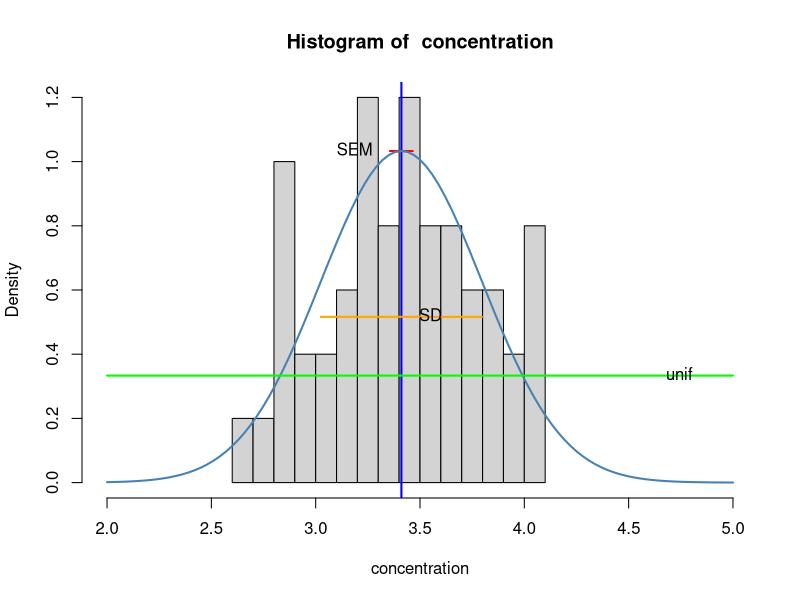
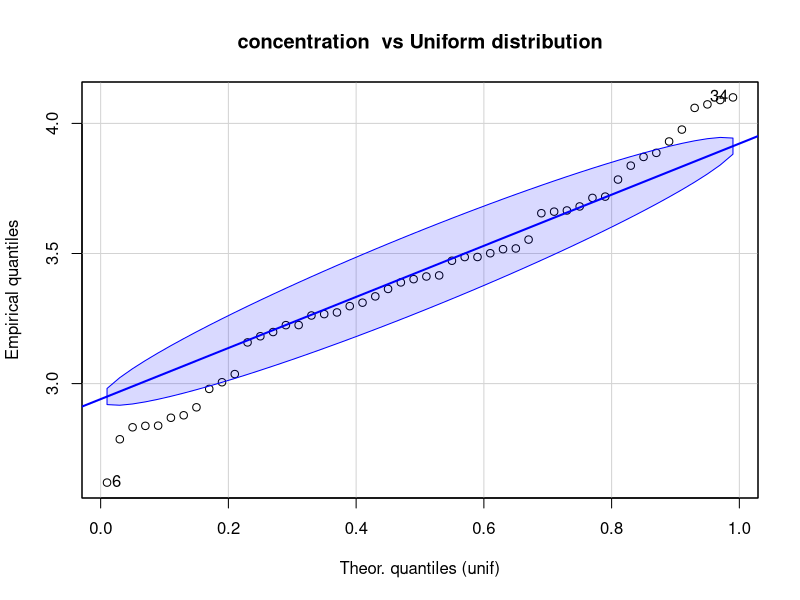
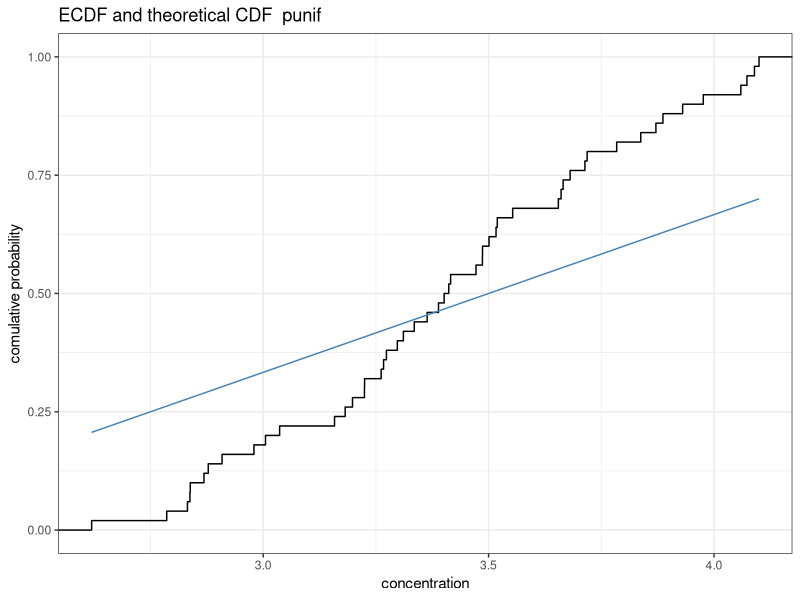
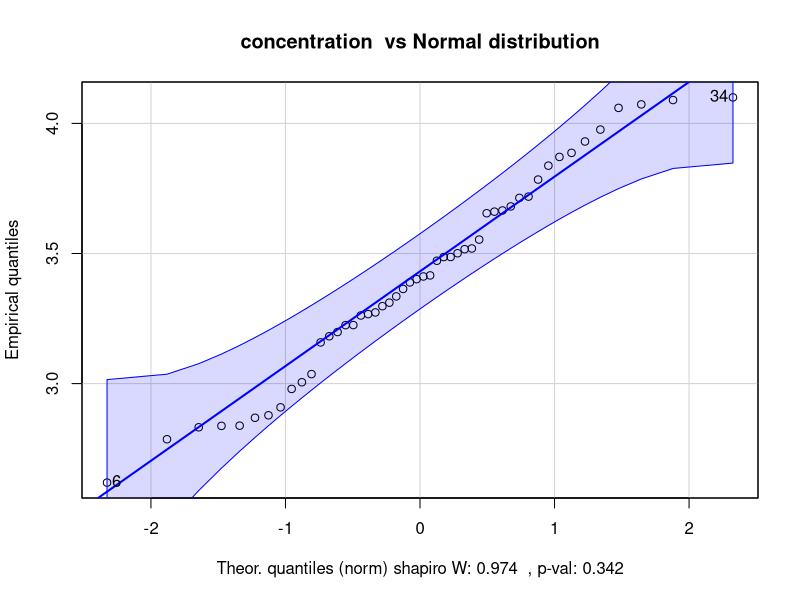
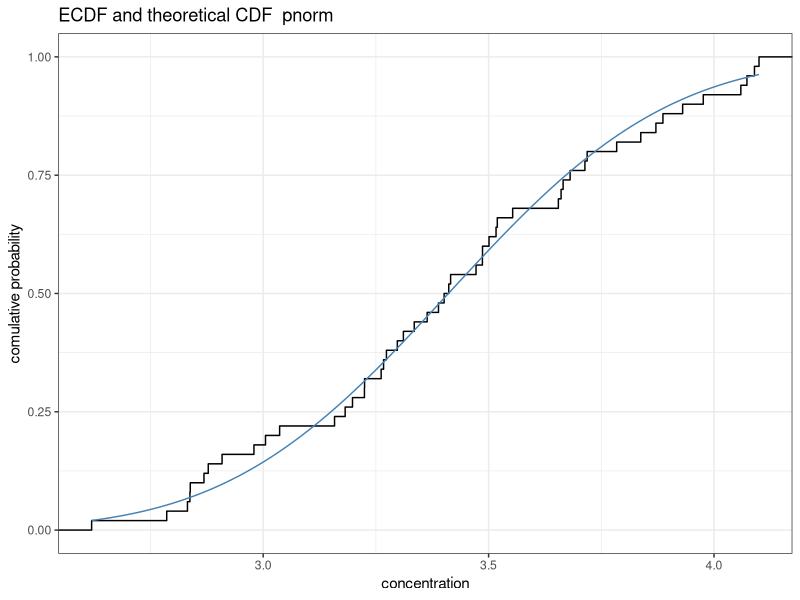
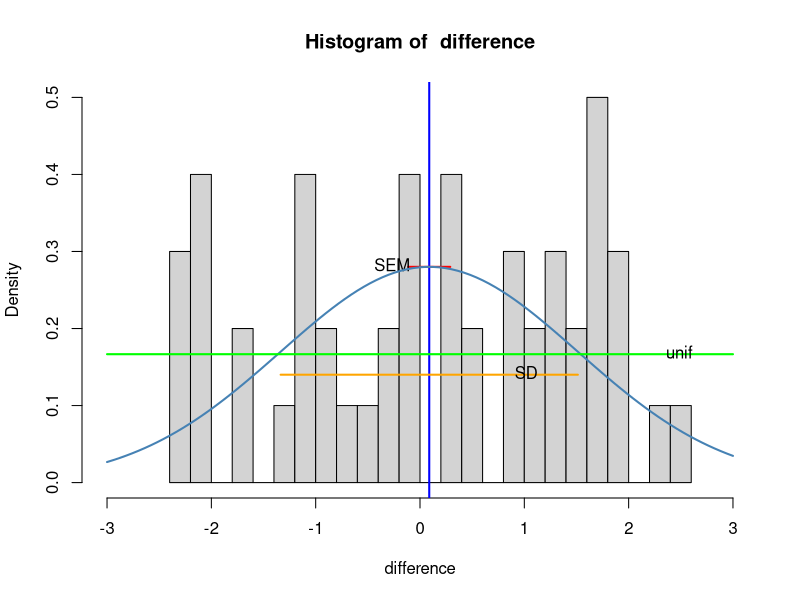
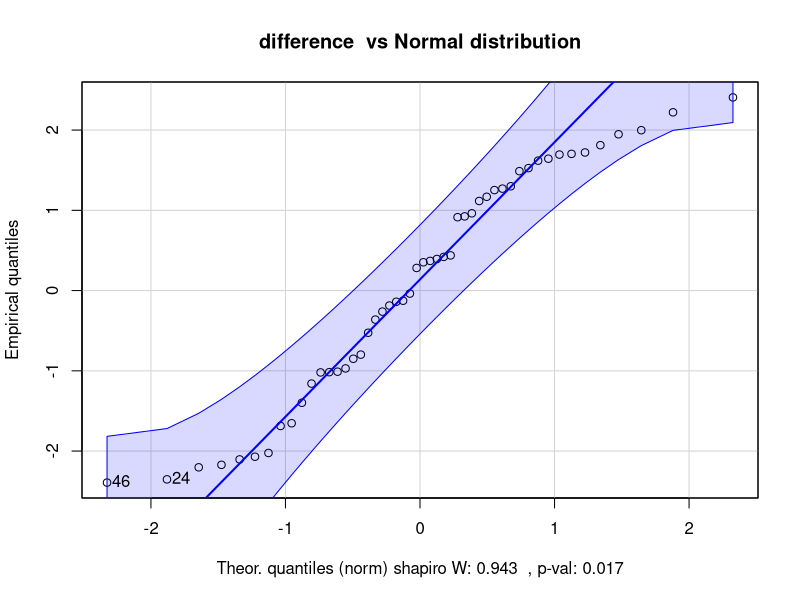
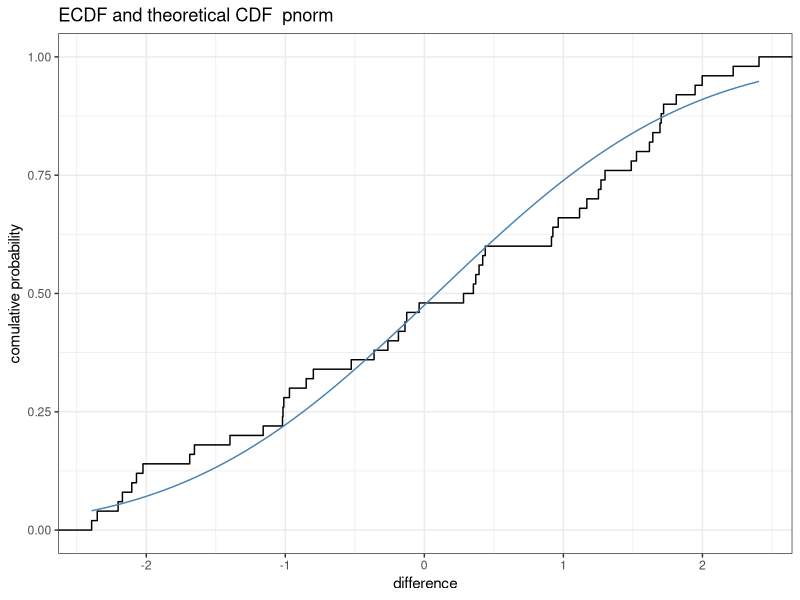

Reproduce these figures in R, in order.
#install.packages("MASS")
library("MASS")

#install.packages("car")
library("car")
library(ggplot2)

# 17.
fracture <- read.table("bone-fracture.csv", sep = ";", header = TRUE)


getMeanCI <- function(fdata) {
  mu <- mean(fdata)
  sd <- sd(fdata)
  n <- length(fdata)
  fi <- qnorm(0.975)
  
  ci.start <- mu - fi*sd/sqrt(n)
  ci.end <- mu + fi*sd/sqrt(n)
  return(c(ci.start, ci.end))
}

getBinCI <- function(p) {
  fi <- qnorm(0.975)
  n <- length(fdata)
  
  ci.start <- p - fi*sqrt(p*(1-p)/n)
  ci.end <- p + fi*sqrt(p*(1-p)/n)
  return(c(ci.start, ci.end))
}

histPlot <- function(fdata, desc) {
  #  def.par=par(no.readonly = T)
  #  layout.show(layout(matrix(c(1,1,2,3), nrow=2, ncol=2, byrow = TRUE)))
  
  dmin <- floor(min(fdata))
  dmax <- ceiling(max(fdata))
  size <- length(fdata)
  mu <- mean(fdata)
  
  sd <- sd(fdata)
  sem <- sd(fdata)/sqrt(size)
  maxD <- dnorm( mu, mean = mu, sd = sd)
  
  hist(fdata, freq = F, breaks = 20, xlab = desc, xlim = c(dmin, dmax), main = paste("Histogram of ", desc))
  abline(v = mu, lwd = 2, col = "blue")
  
  lines(c(mu - sem, mu + sem), c(maxD,maxD), lwd = 2, col = "red")
  text(mu + sem, maxD, "SEM", pos = 2, offset = 2)
  
  lines(c(mu - sd, mu + sd), c(maxD/2,maxD/2), lwd = 2, col = "orange")
  text(mu + sd, maxD/2, "SD", pos = 2, offset = 2)
  
  xseq=seq(dmin, dmax, (dmax-dmin)/100)
  lines(xseq, dnorm(xseq, mean = mu, sd = sd), lwd = 2, col = "steelblue")
  
  unif <- dunif(xseq, min = dmin, max = dmax)
  lines(xseq, unif, lwd = 2, col = "green")
  text(dmax, unif[1], "unif", pos = 2, offset = 2)
#  lines(xseq, dpois(xseq, lambda = round(mean(fdata))), lwd = 2, col = "red")
}

compNorm <- function(fdata, desc) {
  # another test of normality using the Shapiro-Wilk-Test
  shp.test <- shapiro.test(fdata)
  spw <- round(shp.test$statistic,3)
  spval <- round(shp.test$p.value,3)
  # W close to 1 and p-value < 0.05 means the data is not normaly distributed
  
  qqPlot(fdata, dist = "norm", main = paste(desc, " vs Normal distribution"), xlab = paste("Theor. quantiles (norm) shapiro W:", spw, " , p-val:", spval), ylab = "Empirical quantiles", envelope=.975)
}
# == qqnorm(fdata, pch = 1, frame = FALSE); qqline(fdata, col = "steelblue", lwd = 2)

compUnif <- function(fdata, desc) {
  qqPlot(fdata, dist = "unif", main = paste(desc, " vs Uniform distribution"), xlab = "Theor. quantiles (unif)", ylab = "Empirical quantiles", envelope=.975)
}

compExp <- function(fdata, desc) {
  qqPlot(fdata, dist = "exp", main = paste(desc, " vs Exponential distribution"), xlab = "Theor. quantiles (exp-distribution)", ylab = "Empirical quantiles", rate = 1/mean(fdata), envelope=.975)
}

compPois <- function(fdata, desc) {
  qqPlot(fdata, dist = "pois", main = paste(desc, " vs Poisson distribution"), xlab = "Theor. quantiles (poisson-distribution)", ylab = "Empirical quantiles", lambda = mean(fdata), envelope=.975)
}

#  qqPlot(fdata, dist = "t", main = paste(desc, " vs Student's T distribution"), xlab = "Theor. quantiles (t-distribution)", ylab = "Empirical quantiles", df = 49)

compCDF <- function(fdata, desc, distr, darg1, darg2=NULL) {
  distrName <- as.character(substitute(distr))
  
  #?ks.test(fdata, distrName, darg1, darg2)
  df <- data.frame(fdata)
  ed <- ecdf(df$fdata)
  p <- ggplot(aes(fdata), data = df) + stat_ecdf() + theme_bw() + stat_function(fun = distr, args = list(darg1, darg2), col="steelblue")
  p <- p + labs(title=paste("ECDF and theoretical CDF ", distrName)) + xlab(desc) + ylab("comulative probability")
#  maxdiffidx <- which.max(abs(ed(dd$fdata) - distr(df$fdata, darg1, darg2)))
#  maxdiffat <- df$fdata[maxdiffidx]
#  p <- p + geom_vline(xintercept=maxdiffat, lty=2, col="red")
  p
}

####################################

##  Concentration
fdata <- fracture$conc
desc <- "concentration"

#plot(density(fdata))
#lines(xseq, dnorm(xseq, mean = mean(fdata), sd = sd(fdata)), lwd = 2, col = "steelblue")

histPlot(fdata, desc)

compUnif(fdata, desc)
compCDF(fdata, desc, punif, floor(min(fdata)), ceiling(max(fdata)))

compNorm(fdata, desc)
compCDF(fdata, desc, pnorm, mean(fdata), sd(fdata))

# Conclusion: Normal Distribution with confidential interval for the mean or Lambda:
getMeanCI(fdata)

#compExp(fdata, desc)
#compCDF(fdata, desc, pexp, 1/mean(fdata))

##  Difference
fdata <- fracture$dif
desc <- "difference" 

histPlot(fdata, desc)

compNorm(fdata, desc)
compCDF(fdata, desc, pnorm, mean(fdata), sd(fdata))

compUnif(fdata, desc)
compCDF(fdata, desc, punif, floor(min(fdata)), ceiling(max(fdata)))

# Conclusion: Iniform distribution

#compExp(fdata, desc)
#compCDF(fdata, desc, pexp, 1/mean(fdata))

## Number of cells
fdata <- fracture$no.cells
desc <- "number of cells"

histPlot(fdata, desc)

compUnif(fdata, desc)
compCDF(fdata, desc, punif, floor(min(fdata)), ceiling(max(fdata)))

compNorm(fdata, desc)
compCDF(fdata, desc, pnorm, mean(fdata), sd(fdata))

#compExp(fdata, desc)
#compCDF(fdata, desc, pexp, 1/mean(fdata))

compPois(fdata, desc)
compCDF(fdata, desc, ppois, mean(fdata))

# Conclusion: Normal or Poisson Distribution with confidential interval for the mean :
getMeanCI(fdata)
  
## Hit
fdata <- fracture$hit
desc <- "hit"

histPlot(fdata, desc)

#qqPlot(fdata, dist = "binom", main = " vs binom distribution", xlab = "Theor. quantiles (binom-distribution)", ylab = "Empirical quantiles", size = 1, prob = mean(fdata))
#var(fdata)

# Ho : E. Bruch guess just by chance
# Ha : E. Bruch guest most of the casses
bintest <- binom.test(length(fdata[fdata == 1]), length(fdata), p = 0.5) 
bintest
bintest$p.value
# P-value < 0.01 : Ho rejected, acceppt Ha

# Concliusion: Binomial distribution with estimated p confidential interval:
getBinCI(mean(fdata))

#plot(qnbinom(ppoints(fdata), size = 1, mu = mean(fdata)))
#abline(0,1)
